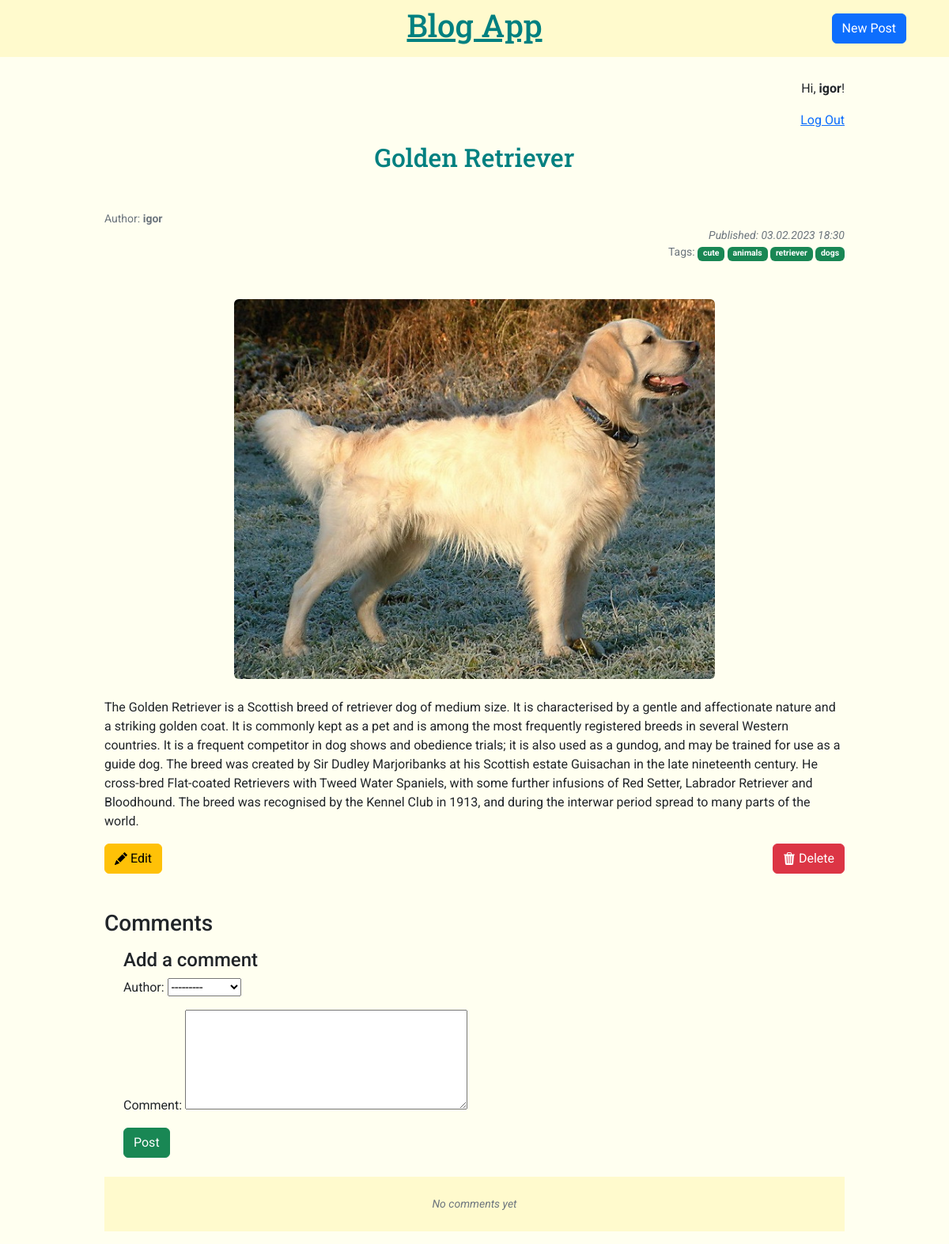
The page /blog_app/post/2/ (signed in) on the database its author committed.
### blog_app/models.py (models this page shows, shortened)
class Post(models.Model):
	title = models.CharField(max_length=200)
	author = models.ForeignKey("auth.user", on_delete=models.CASCADE) # many-to-one relationship
	date = models.DateTimeField(auto_now_add=True)
	text = models.TextField()
	img = models.ImageField(upload_to="images/", blank=True)
	slug = models.SlugField(unique=True, max_length=100, null=False, default="")
	tags = TaggableManager()

### blog_app/views.py (the view, shortened to what this page needs)
# urls.py: path("post/<int:pk>/", views.BlogDetailView.as_view(), name="post_detail"),
class BlogDetailView(LoginRequiredMixin, View):
	def get(self, request, *args, **kwargs):
		view = CommentGet.as_view()
		return view(request, *args, **kwargs)

### blog_app/forms.py
class CommentForm(forms.ModelForm):
	class Meta:
		model = Comment
		fields = ("author", "comment")
		widgets = {
			"comment": forms.Textarea(attrs={"rows": 5, "cols": 40})
		} # size of textarea field

### blog_app/views.py (called while the page is built)
	def get_context_data(self, **kwargs):
		context = super().get_context_data(**kwargs)
		context["form"] = CommentForm()
		return context

### blog_app/templates/blog_app/post.html (shortened to what this page needs)
{% extends "blog_app/base.html" %}
{% block content %}
<div class="container post-entry my-container">
	<h2 class="text-center mb-5">{{ post.title }}</h2>
	<p class="text-secondary small mb-0">Author: <b>{{ post.author }}</b></p>
	<p class="text-end text-secondary small mb-0"><i>Published: {{ post.date|date:"d.m.Y H:i" }}</i></p>
	<p class="text-end text-secondary small">Tags:
		{% for tag in post.tags.all %}
		<a href="{% url 'tagged' tag.slug %}" class="badge bg-success text-decoration-none">{{ tag }}</a>
		{% endfor %}
	</p>
	{% if post.img %}
	<img src="{{ post.img.url }}" alt="{{ post.title }}" class="mx-auto d-block rounded mt-5 img-fluid post-img">
	{% endif %}
	<p class="mt-4">{{ post.text }}</p>
	{% if user.is_authenticated %}
	<div class="post-controls">
		<a href="{% url 'edit_post' post.pk %}" class="btn btn-warning float-start">
			Edit
		</a>
		<a href="{% url 'delete_post' post.pk %}" class="btn btn-danger float-end">
			Delete
		</a>
	</div>
	{% endif %}
	<h3 class="mt-4 mb-3">Comments</h3>
	{% if user.is_authenticated %}
	<div class="add-comment pb-4 px-4">
		<h4>Add a comment</h4>
		<form action="" method="post">
			{{ form.as_p }}
			<button class="btn btn-success" type="submit">Post</button>
		</form>
	</div>
	{% endif %}
	<div class="comments">
	{% for comment in post.comment_set.all %}
		<div class="comment-container p-4 border-bottom border-2">
			<div class="d-flex">
				<p class="flex-fill">Author: <b>{{ comment.author }}</b></p>
				<p class="flex-fill text-end text-secondary small"><i>{{ comment.date|date:"d.m.Y H:i" }}</i></p>
			</div>
			<p><i>{{ comment }}</i></p>
		</div>
	{% empty %}
		<p class="p-4 text-center text-secondary small"><i>No comments yet</i></p>
	{% endfor %}
	</div>
</div>
{% endblock content %}

### blog_app/templates/blog_app/base.html (shortened to what this page needs)
{% load static %}
<!DOCTYPE html>
	<html lang="en">
	<head>
		<link rel="stylesheet" href="{% static 'css/bootstrap.min.css' %}">
		<link rel="stylesheet" href="{% static 'css/main.css' %}">
	</head>
	<body>
		<header>
			<nav class="navbar navbar-expand-sm fixed-top">
				<div class="container mx-auto row">
					<div class="col-6 text-center">
						<h1><a href="{% url 'index' %}">Blog App</a></h1>
					</div>
					<div class="col-3 text-end">
						<a href="{% url 'new_post' %}" class="btn btn-primary">New Post</a>
					</div>
				</div>
			</nav>
		</header>
		<div class="welcome-user container text-end">
		{% if user.is_authenticated %}
			<p>Hi, <b>{{ user.username }}</b>!</p>
			<p><a href="{% url 'logout' %}">Log Out</a></p>
		{% else %}
			<p>You are not logged in</p>
			<p><a href="{% url 'login' %}">Log In</a> |
				<a href="{% url 'signup' %}">Sign Up</a>
			</p>
		{% endif %}
		</div>
		{% block content %}
		{% endblock content %}
	</body>
</html>

### static/css/main.css (style rules this page uses)
body { font-family: "Roboto", sans-serif; background: ivory; }
h1 { font-family: "Roboto Slab", serif; font-weight: 500; color: teal; }
header nav.navbar { background: lemonchiffon; }
header nav.navbar h1 a, .post-entry h2 { font-family: "Roboto Slab", serif; color: teal; }
.my-container { max-width: 960px; }
.welcome-user { max-width: 960px; margin-top: 100px; }
.post-img { max-height: 480px; }
.post-controls { min-height: 60px; }
.comments { background: lemonchiffon; }

### rows shown on the page
Post: title "Golden Retriever", author "igor", date "03.02.2023 18:30", img (picture), text "The Golden Retriever is a Scottish breed of retriever dog of medium size. It is characterised by a gentle and affectionate nature and a striking golden coat. It is commonly kept as a pet and is among the most frequently registered breeds in several Western countries. It is a frequent competitor in dog shows and obedience trials; it is also used as a gundog, and may be trained for use as a guide dog. The breed was created by Sir Dudley Marjoribanks at his Scottish estate Guisachan in the late nineteenth century. He cross-bred Flat-coated Retrievers with Tweed Water Spaniels, with some further infusions of Red Setter, Labrador Retriever and Bloodhound. The breed was recognised by the Kennel…"
Tag: name "cute"
Tag: name "animals"
Tag: name "retriever"
Tag: name "dogs"

### other values the page prints
{{ user.username }} "igor"
